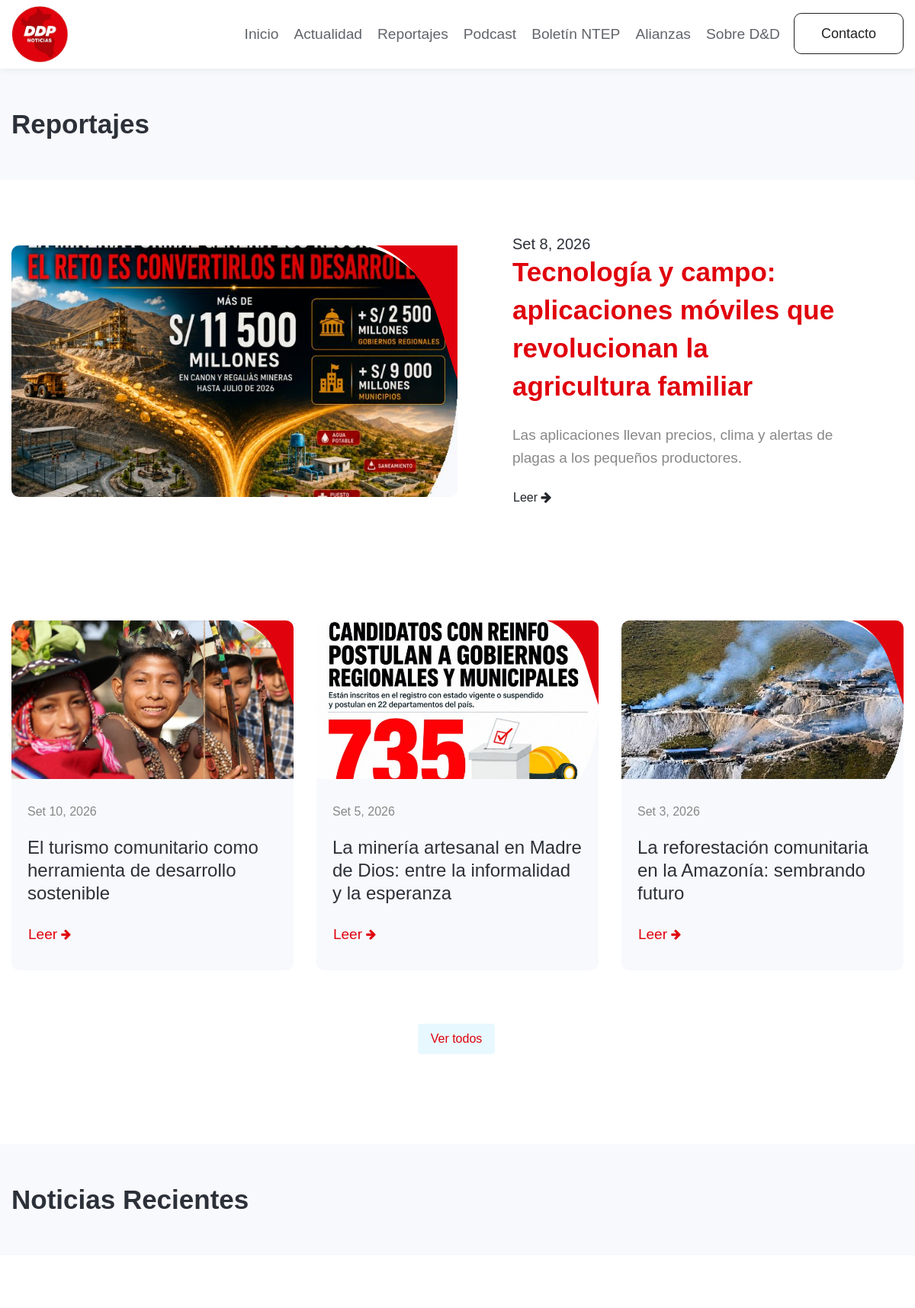
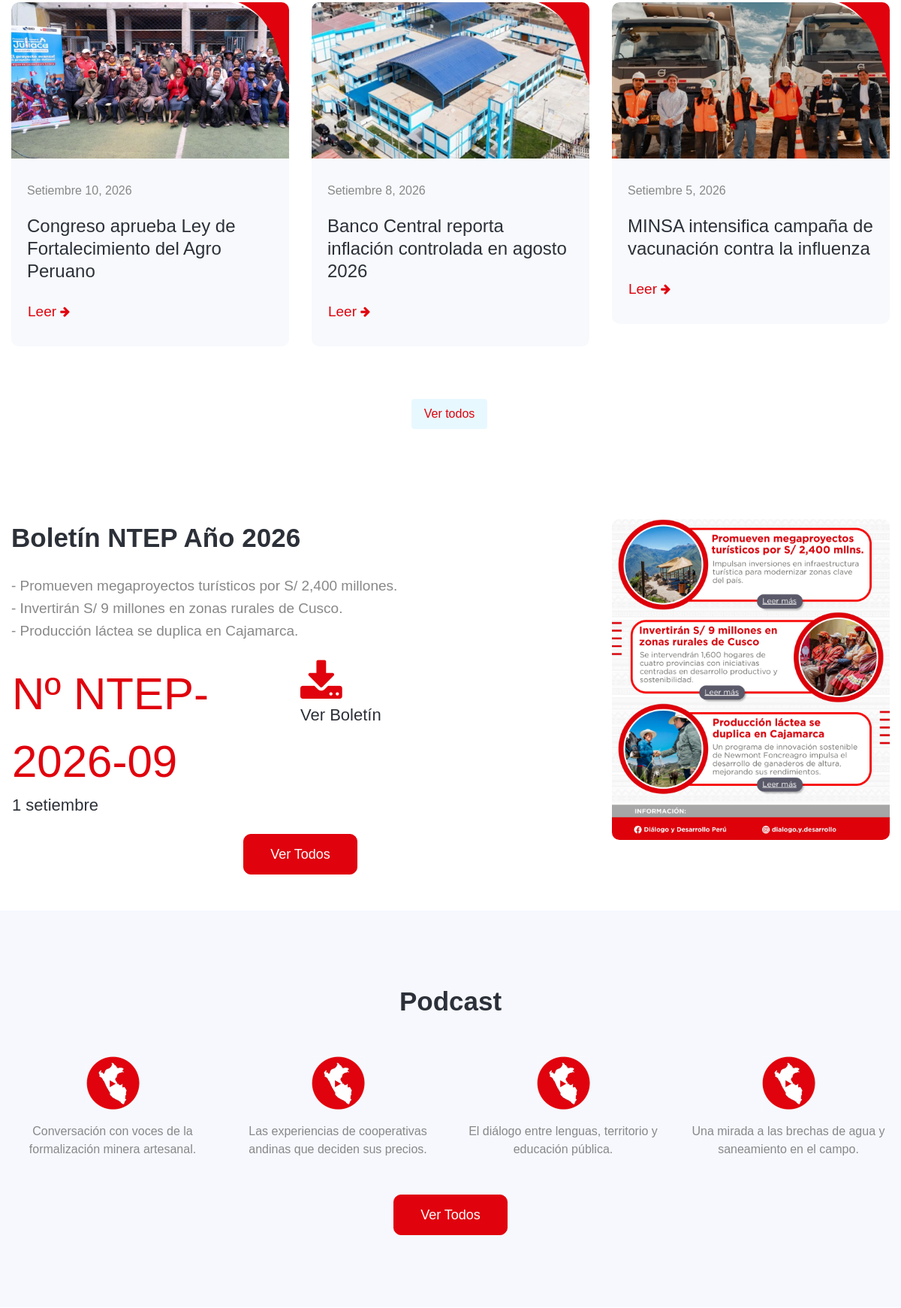
The page / (upper part) on the database its author committed (2 pictures, top to bottom).
### tables this page shows
CREATE TABLE IF NOT EXISTS reportajes (
  id INT UNSIGNED AUTO_INCREMENT PRIMARY KEY,
  titulo VARCHAR(255) NOT NULL,
  slug VARCHAR(255) NOT NULL,
  resumen_corto VARCHAR(500) NOT NULL DEFAULT '',
  desarrollo LONGTEXT,
  video_embed VARCHAR(500) NOT NULL DEFAULT '',
  foto_principal VARCHAR(255) NOT NULL DEFAULT '',
  alt_foto_principal VARCHAR(255) NOT NULL DEFAULT '',
  pdf_adjunto VARCHAR(255) NOT NULL DEFAULT '',
  fecha_publicacion DATE NULL,
  estado ENUM('borrador','publicado','archivado') NOT NULL DEFAULT 'borrador',
  es_destacado TINYINT(1) NOT NULL DEFAULT 0,
  meta_titulo VARCHAR(255) NOT NULL DEFAULT '',
  meta_descripcion VARCHAR(320) NOT NULL DEFAULT '',
  autor_id INT UNSIGNED NULL,
  usuario_id INT UNSIGNED NULL,
  created_at DATETIME NOT NULL DEFAULT CURRENT_TIMESTAMP,
  updated_at DATETIME NOT NULL DEFAULT CURRENT_TIMESTAMP ON UPDATE CURRENT_TIMESTAMP,
  UNIQUE KEY uk_reportajes_slug (slug),
  KEY idx_reportajes_fecha (fecha_publicacion),
  KEY idx_reportajes_estado (estado),
  KEY idx_reportajes_destacado (es_destacado),
  KEY idx_reportajes_autor (autor_id),
  KEY idx_reportajes_usuario (usuario_id),
  CONSTRAINT fk_reportajes_autor FOREIGN KEY (autor_id)
    REFERENCES autores(id) ON DELETE SET NULL,
  CONSTRAINT fk_reportajes_usuario FOREIGN KEY (usuario_id)
    REFERENCES usuarios(id) ON DELETE SET NULL
);

CREATE TABLE IF NOT EXISTS noticias (
  id INT UNSIGNED AUTO_INCREMENT PRIMARY KEY,
  titulo VARCHAR(255) NOT NULL,
  slug VARCHAR(255) NOT NULL,
  foto VARCHAR(255) NOT NULL DEFAULT '',
  link_externo VARCHAR(500) NOT NULL DEFAULT '',
  fecha_publicacion DATE NULL,
  estado ENUM('borrador','publicado','archivado') NOT NULL DEFAULT 'borrador',
  usuario_id INT UNSIGNED NULL,
  created_at DATETIME NOT NULL DEFAULT CURRENT_TIMESTAMP,
  UNIQUE KEY uk_noticias_slug (slug),
  KEY idx_noticias_fecha (fecha_publicacion),
  KEY idx_noticias_usuario (usuario_id),
  CONSTRAINT fk_noticias_usuario FOREIGN KEY (usuario_id)
    REFERENCES usuarios(id) ON DELETE SET NULL
);

CREATE TABLE IF NOT EXISTS boletines (
  id INT UNSIGNED AUTO_INCREMENT PRIMARY KEY,
  numero_boletin VARCHAR(50) NOT NULL,
  resumen TEXT,
  temas TEXT NULL,
  foto_portada VARCHAR(255) NOT NULL DEFAULT '',
  archivo_pdf VARCHAR(255) NOT NULL DEFAULT '',
  fecha_publicacion DATE NULL,
  estado ENUM('borrador','publicado','archivado') NOT NULL DEFAULT 'borrador',
  usuario_id INT UNSIGNED NULL,
  created_at DATETIME NOT NULL DEFAULT CURRENT_TIMESTAMP,
  UNIQUE KEY uk_boletines_numero (numero_boletin),
  KEY idx_boletines_fecha (fecha_publicacion),
  KEY idx_boletines_usuario (usuario_id),
  CONSTRAINT fk_boletines_usuario FOREIGN KEY (usuario_id)
    REFERENCES usuarios(id) ON DELETE SET NULL
);

CREATE TABLE IF NOT EXISTS podcasts (
  id INT UNSIGNED AUTO_INCREMENT PRIMARY KEY,
  titulo VARCHAR(255) NOT NULL,
  slug VARCHAR(255) NOT NULL,
  descripcion TEXT NULL,
  tipo ENUM('embed','archivo') NOT NULL DEFAULT 'embed',
  url_embed VARCHAR(500) NULL,
  archivo_audio VARCHAR(255) NULL,
  portada VARCHAR(255) NOT NULL DEFAULT '',
  duracion_segundos INT UNSIGNED NULL,
  tamano_bytes BIGINT UNSIGNED NULL,
  fecha_publicacion DATE NULL,
  estado ENUM('borrador','publicado') NOT NULL DEFAULT 'borrador',
  usuario_id INT UNSIGNED NULL,
  created_at DATETIME NOT NULL DEFAULT CURRENT_TIMESTAMP,
  UNIQUE KEY uk_podcasts_slug (slug),
  KEY idx_podcasts_estado (estado),
  KEY idx_podcasts_fecha (fecha_publicacion),
  KEY idx_podcasts_usuario (usuario_id),
  CONSTRAINT fk_podcasts_usuario FOREIGN KEY (usuario_id)
    REFERENCES usuarios(id) ON DELETE SET NULL
);

### app/views/public/home.php (the view, shortened to what the rows shown need)
<?php
$newsUrl = static function (array $news): string {
    return !empty($news['link_externo']) ? $news['link_externo'] : BASE_URL . '/noticias';
};
?>
<section class="breadcrumb-area py-sm-5 py-4">
    <div class="container"><div class="row"><div class="col-md-12">
        <div class="breadcrumb-contents"><h2 class="title-big">Reportajes</h2></div>
    </div></div></div>
</section>
<?php if ($reportajePrincipal): ?>
<section class="w3l-video w3l-homeblock3" id="video">
    <div class="container-fluid">
        <div class="video-grids-info row">
            <div class="video-gd-right col-lg-6 p-0">
                <div class="position-relative">
                    <a href="<?= BASE_URL ?>/reportajes/<?= rawurlencode((string) $reportajePrincipal['slug']) ?>" class="ddp-card-media">
                        <img src="<?= ddpImg($reportajePrincipal['foto_principal'], 'ddp-featured', 960, 540) ?>" alt="<?= htmlspecialchars($reportajePrincipal['alt_foto_principal'] ?: $reportajePrincipal['titulo'], ENT_QUOTES, 'UTF-8') ?>" class="img-fluid">
                    </a>
                </div>
            </div>
            <div class="video-gd-left col-lg-6 p-lg-5 p-4 align-self">
                <div class="p-xl-4 p-0 video-wrap">
                    <h5><?= ddpFechaCorta($reportajePrincipal['fecha_publicacion']) ?></h5>
                    <h3 class="title-big text-left mb-4"><a href="<?= BASE_URL ?>/reportajes/<?= rawurlencode((string) $reportajePrincipal['slug']) ?>"><?= htmlspecialchars($reportajePrincipal['titulo'], ENT_QUOTES, 'UTF-8') ?></a></h3>
                    <p><?= htmlspecialchars(mb_substr((string) $reportajePrincipal['resumen_corto'], 0, 240), ENT_QUOTES, 'UTF-8') ?><?= mb_strlen((string) $reportajePrincipal['resumen_corto']) > 240 ? '…' : '' ?></p>
                    <a href="<?= BASE_URL ?>/reportajes/<?= rawurlencode((string) $reportajePrincipal['slug']) ?>" class="btn mt-4 p-0">Leer <span class="fa fa-arrow-right"></span></a>
                </div>
            </div>
        </div>
    </div>
</section>
<?php endif; ?>
<div class="grids-block-5 py-1">
    <section class="py-lg-4 py-md-3">
        <div class="container">
            <div class="row">
                <?php foreach ($ultimosReportajes as $r): ?>
                    <div class="col-lg-4 col-md-6 grids5-info mt-5">
                        <a href="<?= BASE_URL ?>/reportajes/<?= rawurlencode((string) $r['slug']) ?>" class="d-block ddp-card-media">
                            <img src="<?= ddpImg($r['foto_principal'], 'ddp-r' . ($r['id'] ?? ''), 800, 450) ?>" alt="<?= htmlspecialchars($r['alt_foto_principal'] ?: $r['titulo'], ENT_QUOTES, 'UTF-8') ?>" class="img-fluid">
                        </a>
                        <div class="blog-info">
                            <h5><?= ddpFechaCorta($r['fecha_publicacion']) ?></h5>
                            <h4><a href="<?= BASE_URL ?>/reportajes/<?= rawurlencode((string) $r['slug']) ?>" class="d-block"><?= htmlspecialchars($r['titulo'], ENT_QUOTES, 'UTF-8') ?></a></h4>
                            <a href="<?= BASE_URL ?>/reportajes/<?= rawurlencode((string) $r['slug']) ?>" class="btn mt-4 p-0">Leer <span class="fa fa-arrow-right"></span></a>
                        </div>
                    </div>
                <?php endforeach; ?>
            </div>
        </div>
    </section>
</div>
<section class="breadcrumb-area py-sm-5 py-1" id="actualidad">
    <div class="container"><div class="row"><div class="col-md-12"><div class="breadcrumb-contents"><h2 class="title-big">Noticias Recientes</h2></div></div></div></div>
</section>
<div class="grids-block-5 py-5">
    <section class="py-lg-4 py-md-3">
        <div class="container">
            <div class="row">
                <?php foreach ($noticiasRecientes as $i => $n): ?>
                    <?php $href = $newsUrl($n); ?>
                    <div class="col-lg-4 col-md-6 grids5-info <?= $i > 0 ? 'mt-md-0 mt-5' : '' ?>">
                        <a <?= !empty($n['link_externo']) ? 'target="_blank" rel="noopener nofollow"' : '' ?> href="<?= htmlspecialchars($href, ENT_QUOTES, 'UTF-8') ?>" class="d-block ddp-card-media">
                            <img src="<?= ddpImg($n['foto'] ?? '', 'ddp-n' . ($n['id'] ?? $i), 700, 394) ?>" alt="<?= htmlspecialchars($n['titulo'], ENT_QUOTES, 'UTF-8') ?>" class="img-fluid">
                        </a>
                        <div class="blog-info">
                            <h5><?= ddpFechaLarga($n['fecha_publicacion']) ?></h5>
                            <h4><a <?= !empty($n['link_externo']) ? 'target="_blank" rel="noopener nofollow"' : '' ?> href="<?= htmlspecialchars($href, ENT_QUOTES, 'UTF-8') ?>" class="d-block"><?= htmlspecialchars($n['titulo'], ENT_QUOTES, 'UTF-8') ?></a></h4>
                            <a <?= !empty($n['link_externo']) ? 'target="_blank" rel="noopener nofollow"' : '' ?> href="<?= htmlspecialchars($href, ENT_QUOTES, 'UTF-8') ?>" class="btn mt-4 p-0">Leer <span class="fa fa-arrow-right"></span></a>
                        </div>
                    </div>
                <?php endforeach; ?>
            </div>
        </div>
    </section>
</div>
<?php if ($ultimoBoletin): ?>
<section class="w3l-homeblock5 py-0">
    <div class="container py-lg-5 py-4"><div class="row">
        <div class="col-lg-8 align-self">
            <h3 class="title-big mb-4">Boletín NTEP Año <?= date('Y', strtotime((string) $ultimoBoletin['fecha_publicacion'])) ?></h3>
            <?php foreach (preg_split('/\R/u', (string) ($ultimoBoletin['temas'] ?? '')) ?: [] as $tema): ?>
                <?php if (trim($tema) !== ''): ?><p class="">- <?= htmlspecialchars(trim($tema), ENT_QUOTES, 'UTF-8') ?></p><?php endif; ?>
            <?php endforeach; ?>
            <div class="row mt-sm-4 mt-2 px-3">
                <div class="col-6 p-0"><span>Nº <?= htmlspecialchars($ultimoBoletin['numero_boletin'], ENT_QUOTES, 'UTF-8') ?></span><h4><?= ddpFechaDia($ultimoBoletin['fecha_publicacion']) ?></h4></div>
                <div class="col-6 p-0">
                    <?php if (!empty($ultimoBoletin['archivo_pdf'])): ?><a target="_blank" rel="noopener" href="<?= htmlspecialchars(ddpImgUrl($ultimoBoletin['archivo_pdf']), ENT_QUOTES, 'UTF-8') ?>" class="facebook"><span class="fa fa-download"></span></a><h4>Ver Boletín</h4><?php endif; ?>
                </div>
                <div class="col-12 text-center mt-4"><a href="<?= BASE_URL ?>/boletines" class="btn btn-style btn-primary">Ver todos</a></div>
            </div>
        </div>
        <div class="col-lg-4 mt-lg-0 mt-4"><a href="<?= BASE_URL ?>/boletines/<?= rawurlencode((string) $ultimoBoletin['numero_boletin']) ?>"><img src="<?= ddpImg($ultimoBoletin['foto_portada'], 'ddp-boletin', 700, 900) ?>" class="img-fluid radius-image" alt="Portada del boletín <?= htmlspecialchars($ultimoBoletin['numero_boletin'], ENT_QUOTES, 'UTF-8') ?>"></a></div>
    </div></div>
</section>
<?php endif; ?>
<section class="w3l-homeblock3 py-5">
    <div class="container py-lg-5 py-md-4">
        <div class="row">
            <?php foreach ($ultimosPodcasts as $i => $p): ?>
                <div class="col-lg-3 col-sm-6 <?= $i > 0 ? 'mt-sm-0 mt-5' : '' ?>">
                    <div class="area-box">
                        <button type="button" class="ddp-media-trigger" data-ddp-media-trigger data-tipo="podcast" data-id="<?= (int) ($p['id'] ?? 0) ?>" data-title="<?= htmlspecialchars($p['titulo'], ENT_QUOTES, 'UTF-8') ?>" aria-label="Reproducir <?= htmlspecialchars($p['titulo'], ENT_QUOTES, 'UTF-8') ?>">
                            <img src="<?= ddpImg($p['portada'] ?? '', 'ddp-p' . ($p['id'] ?? $i), 160, 160) ?>" alt="<?= htmlspecialchars($p['titulo'], ENT_QUOTES, 'UTF-8') ?>">
                        </button>
                        <button type="button" class="ddp-media-trigger" data-ddp-media-trigger data-tipo="podcast" data-id="<?= (int) ($p['id'] ?? 0) ?>" data-title="<?= htmlspecialchars($p['titulo'], ENT_QUOTES, 'UTF-8') ?>">
                            <span class="mt-3 d-block"><?= htmlspecialchars($p['descripcion'] ?: $p['titulo'], ENT_QUOTES, 'UTF-8') ?></span>
                        </button>
                    </div>
                </div>
            <?php endforeach; ?>
        </div>
    </div>
</section>

### rows shown on the page
reportajes: foto_principal (picture), fecha_publicacion "Set 8, 2026", titulo "Tecnología y campo: aplicaciones móviles que revolucionan la agricultura familiar", resumen_corto "Las aplicaciones llevan precios, clima y alertas de plagas a los pequeños productores."
reportajes: foto_principal+id (picture), fecha_publicacion "Set 10, 2026", titulo "El turismo comunitario como herramienta de desarrollo sostenible"
reportajes: foto_principal+id (picture), fecha_publicacion "Set 5, 2026", titulo "La minería artesanal en Madre de Dios: entre la informalidad y la esperanza"
reportajes: foto_principal+id (picture), fecha_publicacion "Set 3, 2026", titulo "La reforestación comunitaria en la Amazonía: sembrando futuro"
noticias: foto+id (picture), fecha_publicacion "Setiembre 10, 2026", titulo "Congreso aprueba Ley de Fortalecimiento del Agro Peruano"
noticias: foto+id (picture), fecha_publicacion "Setiembre 8, 2026", titulo "Banco Central reporta inflación controlada en agosto 2026"
noticias: foto+id (picture), fecha_publicacion "Setiembre 5, 2026", titulo "MINSA intensifica campaña de vacunación contra la influenza"
boletines: fecha_publicacion "2026", temas "Promueven megaproyectos turísticos por S/ 2,400 millones.", temas "Invertirán S/ 9 millones en zonas rurales de Cusco.", temas "Producción láctea se duplica en Cajamarca.", numero_boletin "NTEP-2026-09", fecha_publicacion "1 setiembre", foto_portada (picture)
podcasts: portada+id (picture), descripcion "Conversación con voces de la formalización minera artesanal."
podcasts: portada+id (picture), descripcion "Las experiencias de cooperativas andinas que deciden sus precios."
podcasts: portada+id (picture), descripcion "El diálogo entre lenguas, territorio y educación pública."
podcasts: portada+id (picture), descripcion "Una mirada a las brechas de agua y saneamiento en el campo."
